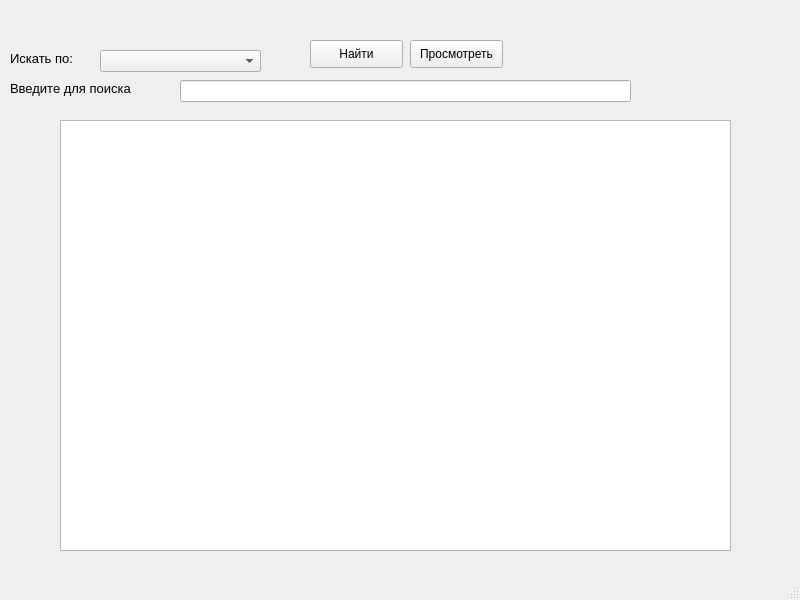
<?xml version="1.0" encoding="UTF-8"?>
<ui version="4.0">
 <class>MainWindow</class>
 <widget class="QMainWindow" name="MainWindow">
  <property name="geometry">
   <rect>
    <x>0</x>
    <y>0</y>
    <width>800</width>
    <height>600</height>
   </rect>
  </property>
  <property name="windowTitle">
   <string>MainWindow</string>
  </property>
  <widget class="QWidget" name="centralwidget">
   <widget class="QLineEdit" name="lineEdit">
    <property name="geometry">
     <rect>
      <x>180</x>
      <y>80</y>
      <width>451</width>
      <height>22</height>
     </rect>
    </property>
   </widget>
   <widget class="QTableWidget" name="tableWidget">
    <property name="geometry">
     <rect>
      <x>60</x>
      <y>120</y>
      <width>671</width>
      <height>431</height>
     </rect>
    </property>
   </widget>
   <widget class="QPushButton" name="pushButton">
    <property name="geometry">
     <rect>
      <x>310</x>
      <y>40</y>
      <width>93</width>
      <height>28</height>
     </rect>
    </property>
    <property name="text">
     <string>Найти</string>
    </property>
   </widget>
   <widget class="QPushButton" name="pushButton_2">
    <property name="geometry">
     <rect>
      <x>410</x>
      <y>40</y>
      <width>93</width>
      <height>28</height>
     </rect>
    </property>
    <property name="text">
     <string>Просмотреть</string>
    </property>
   </widget>
   <widget class="QComboBox" name="comboBox">
    <property name="geometry">
     <rect>
      <x>100</x>
      <y>50</y>
      <width>161</width>
      <height>22</height>
     </rect>
    </property>
   </widget>
   <widget class="QLabel" name="label">
    <property name="geometry">
     <rect>
      <x>10</x>
      <y>50</y>
      <width>91</width>
      <height>16</height>
     </rect>
    </property>
    <property name="font">
     <font>
      <pointsize>10</pointsize>
     </font>
    </property>
    <property name="text">
     <string>Искать по:</string>
    </property>
   </widget>
   <widget class="QLabel" name="label_2">
    <property name="geometry">
     <rect>
      <x>10</x>
      <y>80</y>
      <width>161</width>
      <height>16</height>
     </rect>
    </property>
    <property name="font">
     <font>
      <pointsize>10</pointsize>
     </font>
    </property>
    <property name="text">
     <string>Введите для поиска</string>
    </property>
   </widget>
  </widget>
  <widget class="QStatusBar" name="statusbar"/>
 </widget>
 <resources/>
 <connections/>
</ui>
